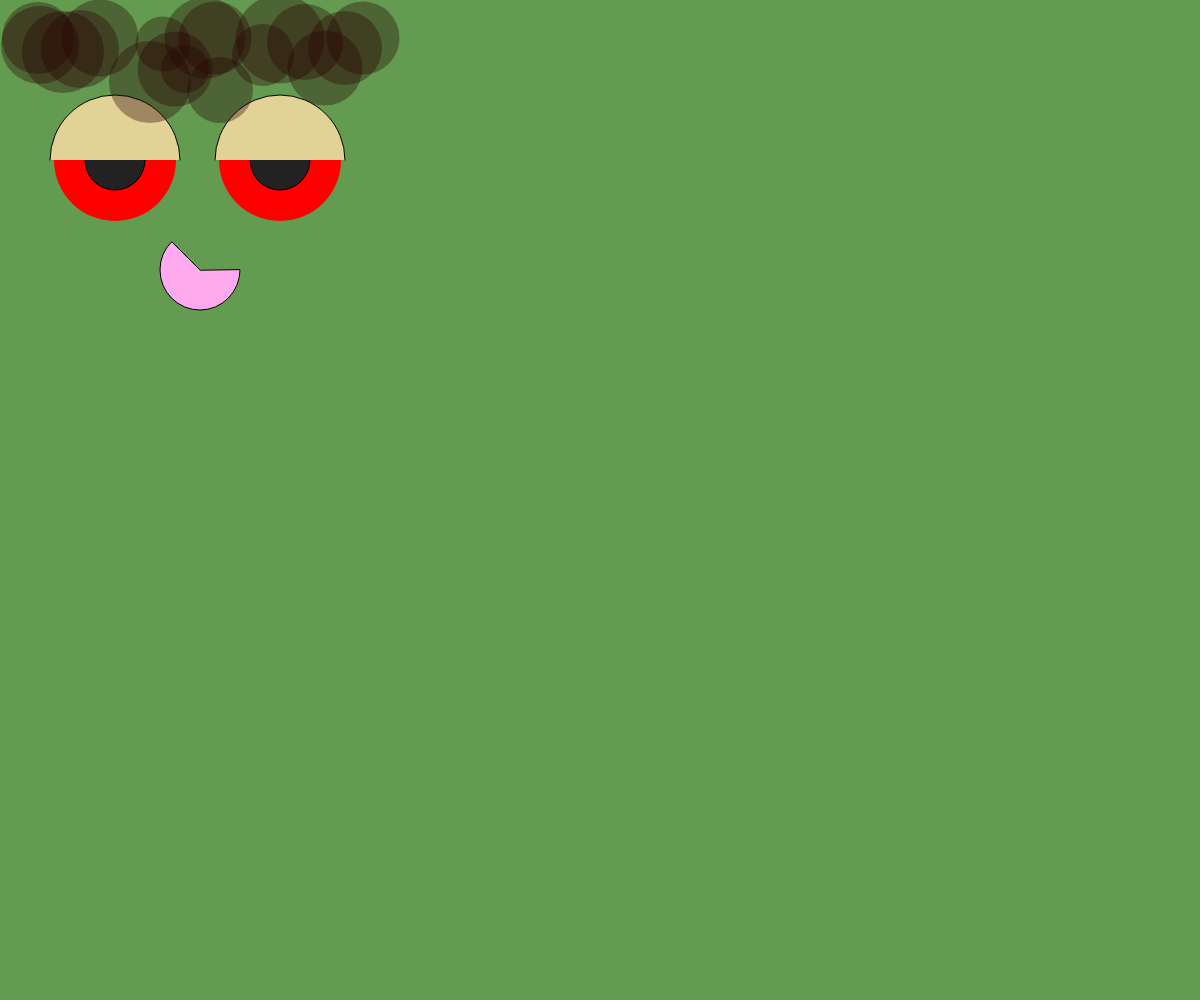
Frame 1 (no input)
Frame 60 (no input): identical to frame 1, image omitted
Frame 120 (the mouse pressed at the canvas centre since frame 60): identical to frame 1, image omitted

The p5.js sketch that drew this single still picture (run headless with seeded random() and noise() and a simulated clock; from frame 60 on, the mouse is pressed at the canvas centre):

// p5.js sketch
// ── sketch.js
function setup() {
  createCanvas(windowWidth, windowHeight);

}

function draw() {
  background(99, 155, 80);
  fill(90);


  head();
  eyes(2.8,1.5);
  mouth(width/2,height/2);
  cloud(10,10);


}
function head(){
  push();
    let c = color(255, 204, 110);
fill(c);
  noStroke();
  ellipse(windowWidth/2, windowHeight/2);

  //ellipse(200, 200, 365, 389);
  pop();

}

function eyes(){

  push();
  let eyes = color('red');
fill(eyes);
  noStroke();
  circle(115,160,122);
  circle(280,160,122);
  pop();

//   push();
//   let eyes = color('red');
// fill(eyes);
//   noStroke();
//   circle(115,160,122);
//   circle(280,160,122);
//   pop();

  push();
    let pupil = color('#222222');
fill(pupil);
  circle(115,160,60);
    circle(280,160,60);
  pop();

  push();
  let el = color(225, 210, 150);
fill(el);
  arc(115, 160, 130, 130, PI, 0 + TWO_PI, OPEN);
  arc(280, 160, 130, 130, PI, 0 + TWO_PI, OPEN);
  pop();

}
function mouth(){
  push();
 let mouth = color('#fae');
fill(mouth);
arc(200, 270, 80, 80, 0, PI + QUARTER_PI, PIE);
  pop();

}
function cloud(xpos,ypos){
  push();
  // translate(width/xpos,height/ypos);
  // rotate(count*.25);
  // translate(width*-.5,height*-.5);
 let cloud = color(39, 0, 0, 90);
fill(cloud);
  noStroke();
    circle(205,38,81);
    circle(305,42,76);
    circle(345,48,74);
    circle(100,38,77);
    circle(80,49,78);
    circle(38,38,72);
    circle(40,45,78);
    circle(215,38,73);
    circle(325,68,75);
    circle(185,69,48);
    circle(280,39,89);
    circle(175,69,75);
    circle(220,90,66);
    circle(363,38,73);
    circle(63,52,82);
    circle(150,82,82);
    circle(163,44,55);
    circle(263,55,62);
pop();

}
